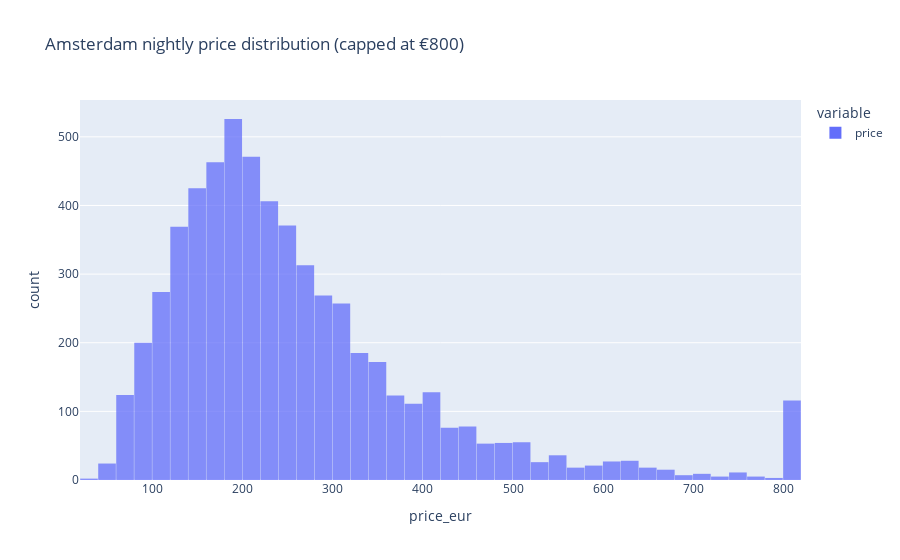

This figure's notebook cell:
### Markdown cell above
## 2.2 Price Distribution of Amsterdam Listings

To understand the pricing landscape of Amsterdam's Airbnb market, we visualize
the distribution of nightly rates.

### Why this matters
- Identifies whether the market is **cheap, mid-range, or luxury-heavy**
- Helps detect **outliers** (extremely expensive properties)
- Supports later feature engineering (e.g., log-price, price categories)

### Data cleaning steps performed
Before plotting, we:
- convert price from string → numeric  
- remove currency symbols such as `$` and `,`
- drop empty or invalid entries
- clip extremely high prices at €800 to avoid distorted histograms

### What the histogram shows
The resulting histogram reveals how nightly rates are spread across the city,
highlighting typical price ranges and market skewness.

### Code cell
price_clean = (
    listings["price"]
    .astype(str)                              # ensure string dtype
    .str.replace(r"[$,]", "", regex=True)     # remove $ and commas
    .replace("", pd.NA)                       # drop empty strings
    .dropna()
    .astype(float)
    .clip(upper=800)
)

fig_price = px.histogram(
    price_clean,
    nbins=60,
    title="Amsterdam nightly price distribution (capped at €800)",
    labels={"value": "price_eur"},
    opacity=0.75,
)
fig_price.update_layout(bargap=0.02)
fig_price.show()

### Figure 1 — Plotly figure (JSON) as saved in the notebook; plotly's stock layout.template omitted (floating-point values rounded to 4 significant figures; data arrays with more than 128 entries replaced by an {"elided": "..."} marker saying what was removed)
{"data": [{"bingroup": "x", "hovertemplate": "variable=price<br>price_eur=%{x}<br>count=%{y}<extra></extra>", "legendgroup": "price", "marker": {"color": "#636efa", "opacity": 0.75, "pattern": {"shape": ""}}, "name": "price", "nbinsx": 60, "orientation": "v", "showlegend": true, "type": "histogram", "x": {"elided": "10480 float values"}, "xaxis": "x", "yaxis": "y"}], "layout": {"bargap": 0.02, "barmode": "relative", "legend": {"title": {"text": "variable"}, "tracegroupgap": 0}, "title": {"text": "Amsterdam nightly price distribution (capped at €800)"}, "xaxis": {"anchor": "y", "domain": [0, 1], "title": {"text": "price_eur"}}, "yaxis": {"anchor": "x", "domain": [0, 1], "title": {"text": "count"}}}}
